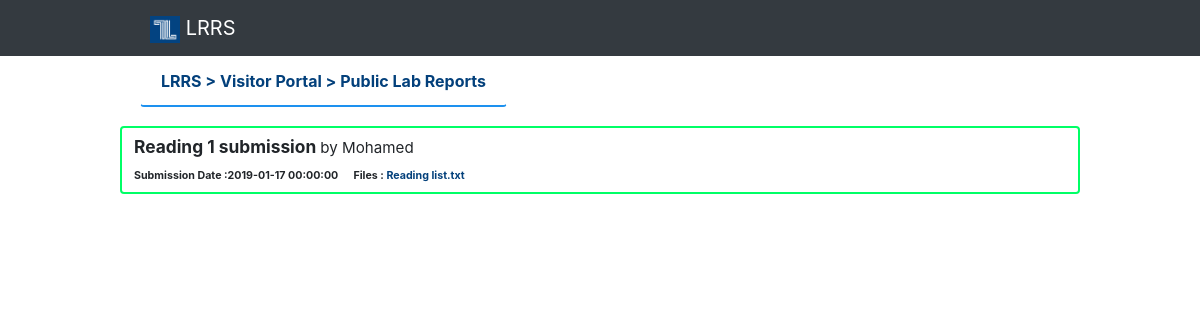
The page /Visitors.php on the database its author committed.
### tables this page shows
CREATE TABLE `lab_report_submissions` (
  `Submission_ID` int(11) NOT NULL,
  `Submission_Date` datetime DEFAULT NULL,
  `Lab_Report_ID` int(11) DEFAULT NULL,
  `Student_id` varchar(200) DEFAULT NULL,
  `Course_Group_id` int(11) DEFAULT NULL,
  `Attachment1` longtext DEFAULT NULL,
  `Notes` longtext DEFAULT NULL,
  `Attachment2` varchar(1000) NOT NULL,
  `Attachment3` varchar(1000) NOT NULL,
  `Attachment4` varchar(1000) NOT NULL,
  `Marks` double DEFAULT NULL,
  `Status` varchar(100) NOT NULL,
  `Title` varchar(500) NOT NULL,
  `Visibility` varchar(30) NOT NULL DEFAULT 'Private',
  `Remarking_Reason` varchar(100) NOT NULL
);

CREATE TABLE `users_table` (
  `User_ID` int(11) NOT NULL,
  `Email` varchar(50) DEFAULT NULL,
  `Password` varchar(250) DEFAULT NULL,
  `HashPassword` varchar(250) NOT NULL,
  `Full_Name` varchar(50) DEFAULT NULL,
  `UserType` varchar(50) DEFAULT NULL,
  `Student_ID` varchar(500) DEFAULT NULL,
  `Passport_Number` varchar(50) DEFAULT NULL,
  `Status` varchar(30) NOT NULL DEFAULT 'Active'
);

### Visitors.php (the view, shortened to what this page needs)
<?php
include 'Header.php';
?>
<div class='row' style='width:80%;margin:auto;'>
 <?php
                     echo    "  <div class='alert' style='margin-left:20px;border-bottom:2px solid #1D91EF;'> <a href='~\..\Courses.php?course=$url'>
  LRRS > Visitor Portal  > Public Lab Reports
   <br> <span style='font-size:8pt'> </span>
</a></div>
 ";
 $result = mysqli_query($con,"SELECT `Submission_ID`, `Submission_Date`, lab_report_submissions.Student_id,
     `Attachment1`, `Notes`, `Attachment2`, `Attachment3`, `Attachment4`, `Marks`, `Title`, `Visibility` ,
     users_table.Full_Name,course_groups_table.Group_Name
FROM `lab_report_submissions`
left join users_table on users_table.Student_ID=lab_report_submissions.Student_id
left JOIN course_groups_table on course_groups_table.Course_Group_id=lab_report_submissions.Course_Group_id
WHERE Visibility='Public' ");
 if(mysqli_num_rows($result)==0)
    {} else { while($row = mysqli_fetch_assoc($result)) {
			 $att1=$row['Attachment1'];
                              $sdate=$row['Submission_Date'];
                                     $title=$row['Title'];
                                     $sname=$row['Full_Name'];
                                       $gname=$row['Group_Name'];
                                           $full_link="<a href='~\..\Lab_Report_Submisions\\$att1'>$att1</a>";
                echo"
                        <div class='btn btn-default'>
  $title  <small>by $gname $sname </small>
   <br> <span style='font-size:8pt'>Submission Date :$sdate  &nbsp;&nbsp; &nbsp;  Files : $full_link </span>
</div>
                        ";
              }}?>
  </div>

### Header.php (style rules this page uses)
.btn-default { border: 2px solid #00ff66; width: 100%; text-align:left; margin:3px auto; font-weight:bold; font-size:13pt; }
.alert { font-weight: bold; }
a { color: #03407B; }

### rows shown on the page
lab_report_submissions: Title "Reading 1 submission", users_table.Full_Name "Mohamed", Submission_Date "2019-01-17 00:00:00", Attachment1 "Reading list.txt"
